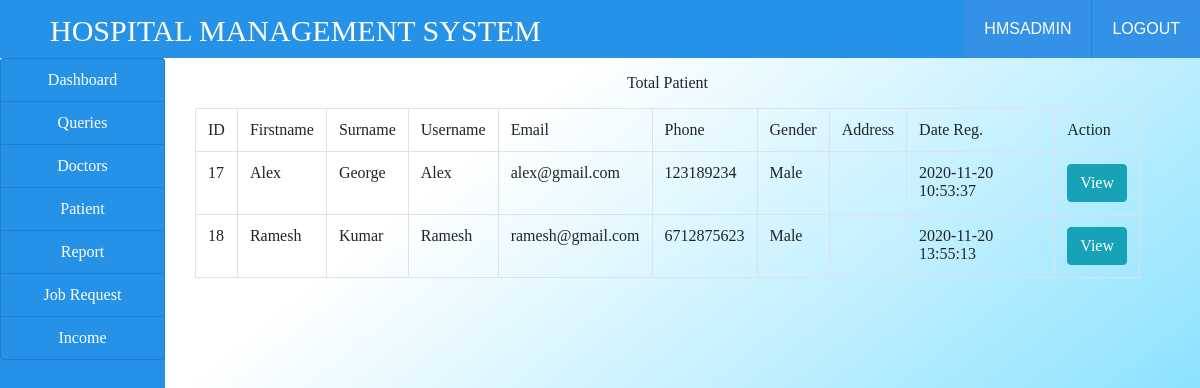
/patient.php (signed in), run on the app's committed database.
### tables this page shows
CREATE TABLE `patient` (
  `id` int(100) NOT NULL,
  `firstname` varchar(100) NOT NULL,
  `surname` varchar(100) NOT NULL,
  `username` varchar(100) NOT NULL,
  `email` varchar(100) NOT NULL,
  `phone` varchar(10) NOT NULL,
  `gender` varchar(100) NOT NULL,
  `country` varchar(100) NOT NULL,
  `password` varchar(100) NOT NULL,
  `date_reg` varchar(100) NOT NULL,
  `profile` varchar(100) NOT NULL
);

### patient.php (the view, shortened to what this page needs)
<!DOCTYPE html>
<html>
<head>
</head>
<body>
 <?php
include("link.php");
include("ribbon.php");
include("connection.php");
 ?>
 <div class="container-fluid" style= "background: linear-gradient(to bottom right, #ffffff 25%, #33ccff 100%);">
 	<div class="col-md-12">
 		<div class="row">
 			<div class="col-md-2" style="margin-left: -30px">
 				<?php
 					include("sidenav.php");
 				?>
 			</div>
 			<div class="col-md-10">
                  <h5 class="text-center my-3">Total Patient</h5>
 				<?php
 				$query = "SELECT * FROM patient";
 				$res=mysqli_query($conn,$query);
$output = "";
$output .="
      <table class='table table-bordered'>
      <tr>
      		<th>ID</th>
      		<th>Firstname</th>
      		<th>Surname</th>
      		<th>Username</th>
      		<th>Email</th>
      		<th>Phone</th>
      		<th>Gender</th>
      		<th>Address</th>
      		<th>Date Reg.</th>
      		<th>Action</th>
      </tr>
";
while($row=mysqli_fetch_array($res)) {
	$output .="
		<tr>
		  <td>".$row['id']."</td>
		  <td>".$row['firstname']."</td>
		  <td>".$row['surname']."</td>
		  <td>".$row['username']."</td>
		  <td>".$row['email']."</td>
		  <td>".$row['phone']."</td>
		  <td>".$row['gender']."</td>
		  <td>".$row['address']."</td>
		  <td>".$row['date_reg']."</td>
		  <td>
		   <a href='view.php?id=".$row['id']."'>
            <button class='btn btn-info'>View</button>
		   </a>
		  </td>
	";
}
$output .="
  </tr>
  </table>
";
echo $output;
 				?>
 			</div>
 		</div>
 	</div>
 </div>
</body>
</html>

### css/style.css (style rules this page uses)
html,body,div,span,applet,object,iframe,h1,h2,h3,h4,h5,h6,p,blockquote,pre,a,abbr,acronym,address,big,cite,code,del,dfn,em,img,ins,kbd,q,s,samp,small,strike,strong,sub,sup,tt,var,b,u,i,dl,dt,dd,ol,nav ul,nav li,fieldset,form,label,legend,table,caption,tbody,tfoot,thead,tr,th,td,article,aside,canvas,details,embed,figure,figcaption,footer,header,hgroup,menu,nav,output,ruby,section,summary,time,mark,audio,video { margin:0;padding:0;border:0;font-size:100%;font:inherit;vertical-align:baseline; }
table { border-collapse:collapse;border-spacing:0; }
a { text-decoration:none; }
body { background:#F8FBFB; }

### data on the page
patient: id "17", firstname "Alex", surname "George", username "Alex", email "alex@gmail.com", phone "123189234", gender "Male", date_reg "2020-11-20 10:53:37"
patient: id "18", firstname "Ramesh", surname "Kumar", username "Ramesh", email "ramesh@gmail.com", phone "6712875623", gender "Male", date_reg "2020-11-20 13:55:13"

### other printed values
$user "HMSADMIN"
